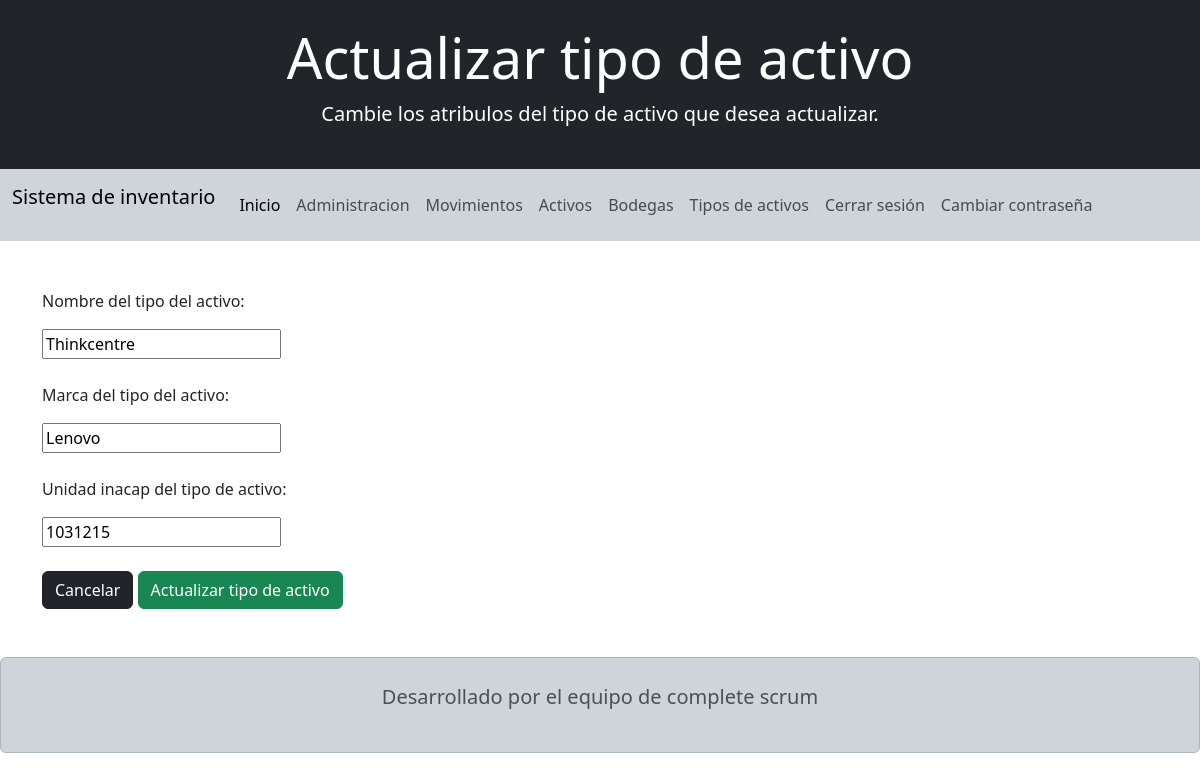
/actualizar-tipo-de-activo/1/ (signed in), run on an earlier commit of the app's database.
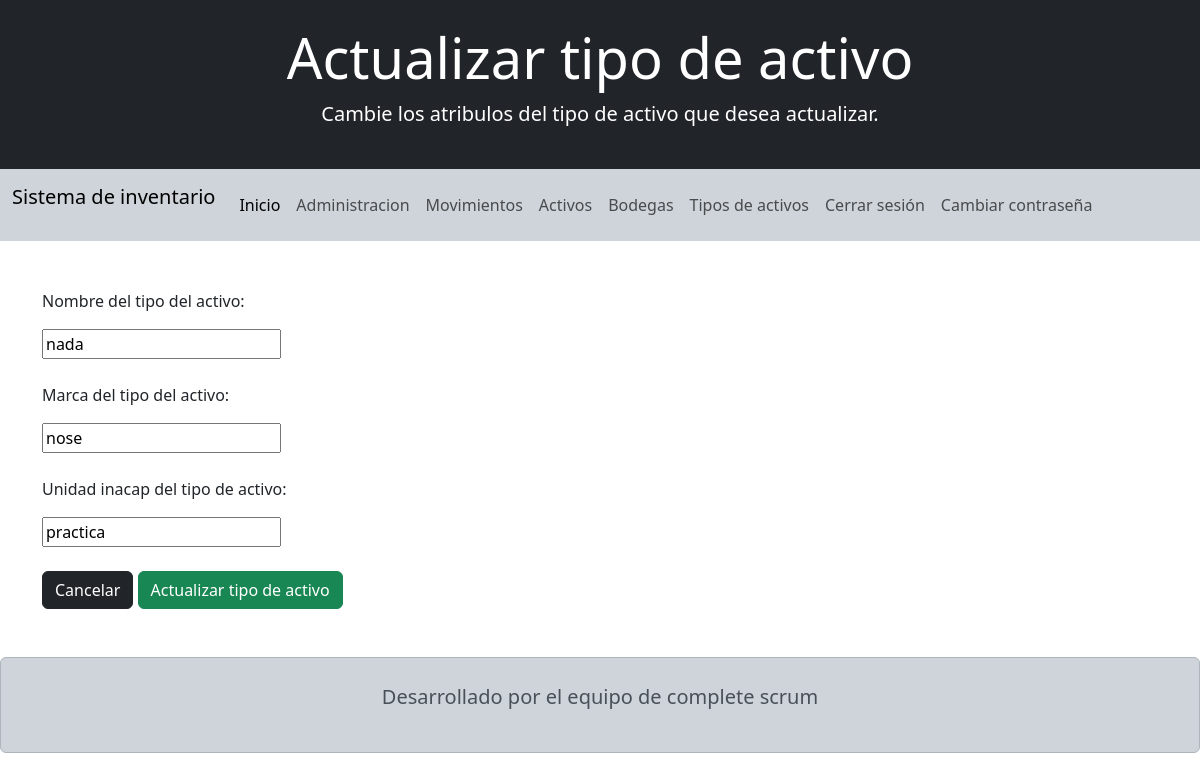
And on a later commit of the database.
### appProject/models.py (models this page shows, shortened)
class Tipo_activo(models.Model):
    nombre =        models.CharField(blank=False, null=False, max_length=50)
    marca =         models.CharField(blank=False, null=False, max_length=50)
    unidad_inacap = models.CharField(blank=False, null=False, max_length=50)

### appProject/views.py (the view, shortened to what this page needs)
# urls.py: path('actualizar-tipo-de-activo/<int:id>/', views.edit_tipo_activo, name='edit_tipo_activo'),
@login_required
def edit_tipo_activo(req, id):
    tipo_activo = Tipo_activo.objects.get(id=id)
    form = FormTipoActivo(instance=tipo_activo)
    data = {'form': form, 'accion': 'Actualizar', 'descripcion': 'Cambie los atribulos del tipo de activo que desea actualizar.'}
    return render(req, 'tipo_activo/add_tipo_activo.html', data)

### appProject/forms.py
class FormTipoActivo(forms.ModelForm):
    class Meta:
        model = Tipo_activo
        fields = '__all__'

### templates/tipo_activo/add_tipo_activo.html (shortened to what this page needs)
<!doctype html>
<html lang="es">
<head>
  <link href="https://cdn.jsdelivr.net/npm/bootstrap@5.3.2/dist/css/bootstrap.min.css" rel="stylesheet"
>
  <link rel="stylesheet" href="https://cdn.jsdelivr.net/npm/bootstrap-icons@1.11.2/font/bootstrap-icons.min.css">
</head>
<body>
    <header>
        <div class="bg-dark text-white py-4 text-center">
            <h1 class="display-4">{{ accion }} tipo de activo</h1>
            <p class="lead">{{ descripcion }}</p>
        </div>
        <nav class="navbar navbar-expand-lg bg-body-tertiary  bg-dark-subtle">
            <div class="container-fluid">
                <p class="navbar-brand">Sistema de inventario</p>
                <div class="collapse navbar-collapse" id="navbarNav">
                    <ul class="navbar-nav">
                        <li class="nav-item">
                            <a class="nav-link active" aria-current="page" href="{% url 'inicio' %}">Inicio</a>
                        </li>
                        <li class="nav-item">
                            <a class="nav-link" href="/admin/">Administracion</a>
                        </li>
                        <li class="nav-item">
                            <a class="nav-link" href="{% url 'read_movimiento' %}" >Movimientos</a>
                        </li>
                        <li class="nav-item">
                            <a class="nav-link" href="{% url 'read_activo' %}">Activos</a>
                        </li>
                        <li class="nav-item">
                            <a class="nav-link" href="{% url 'read_bodega' %}">Bodegas</a>
                        </li>
                        <li class="nav-item">
                            <a class="nav-link" href="{% url 'read_tipo_activo' %}">Tipos de activos</a>
                        </li>
                        <li class="nav-item">
                            <a class="nav-link" href="{% url 'singout' %}">Cerrar sesión</i></a>
                        </li>
                        <li class="nav-item">
                            <a class="nav-link" href="{% url 'edit_password' %}">Cambiar contraseña</i></a>
                        </li>
                    </ul>
                </div>
            </div>
        </nav>
    </header>
    <br><br>
    <main>
        <div class="container">
            <form method="POST">
                <p>Nombre del tipo del activo:</p>
                {{ form.nombre }}
                <br>
                <br>
                <p>Marca del tipo del activo:</p>
                {{ form.marca }}
                <br>
                <br>
                <p>Unidad inacap del tipo de activo:</p>
                {{ form.unidad_inacap }}
                <br>
                <br>
                <a href="{% url 'read_tipo_activo' %}" class="btn btn-dark">Cancelar</a>
                <button type="submit" class="btn btn-success">{{ accion }} tipo de activo</button>
            </form>
        </div>
    </main>
    <footer>
        <div class="alert alert-dark text-center py-4 mt-5">
            <p class="lead">Desarrollado por el equipo de complete scrum</p>
        </div>
    </footer>
</body>
</html>

What changed in the data, as far as the page shows it:
changed Tipo_activo: nombre "Thinkcentre" → "nada"; marca "Lenovo" → "nose"; unidad_inacap "1031215" → "practica"
